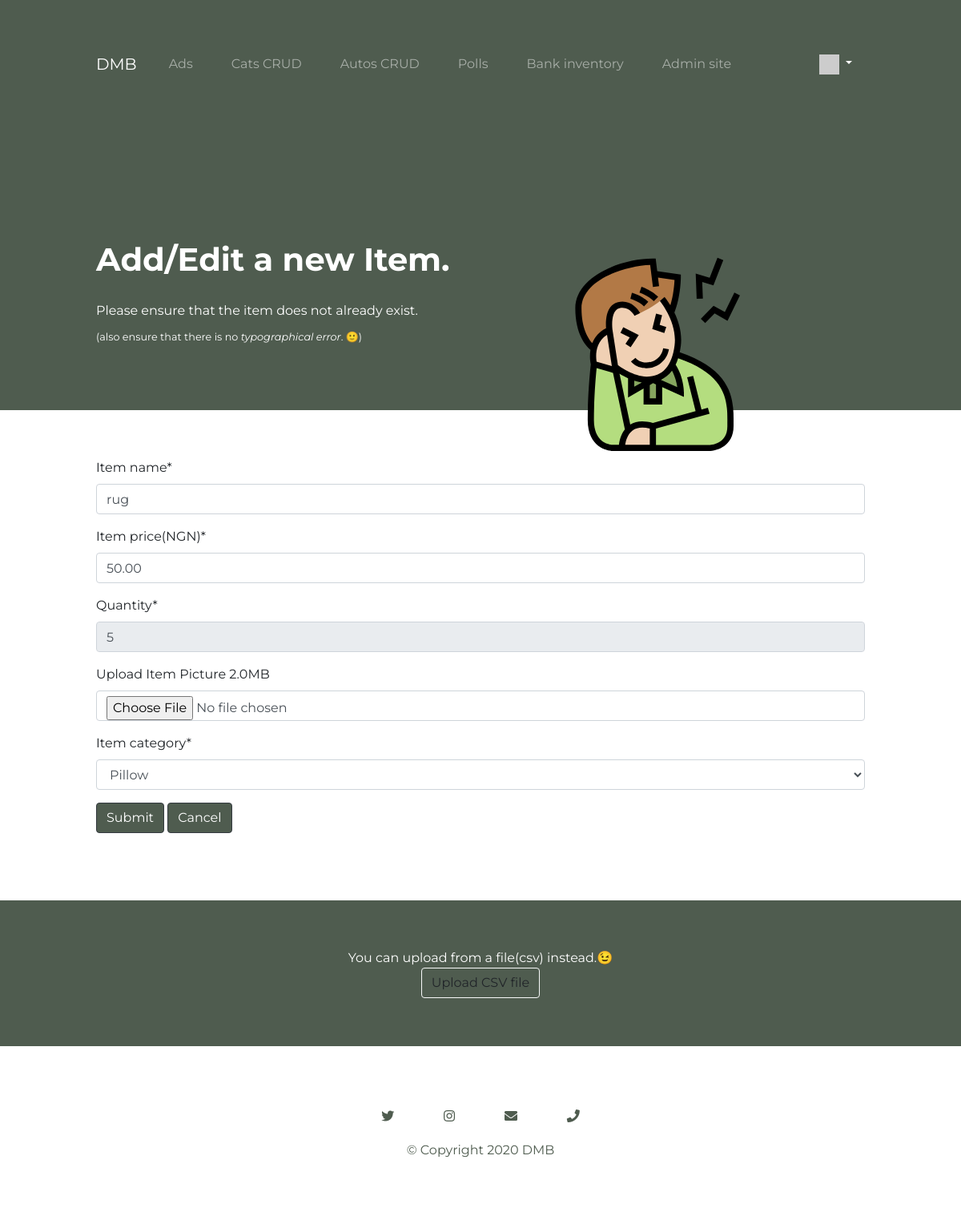
/bank/item/19/update (signed in), run on an earlier commit of the app's database.
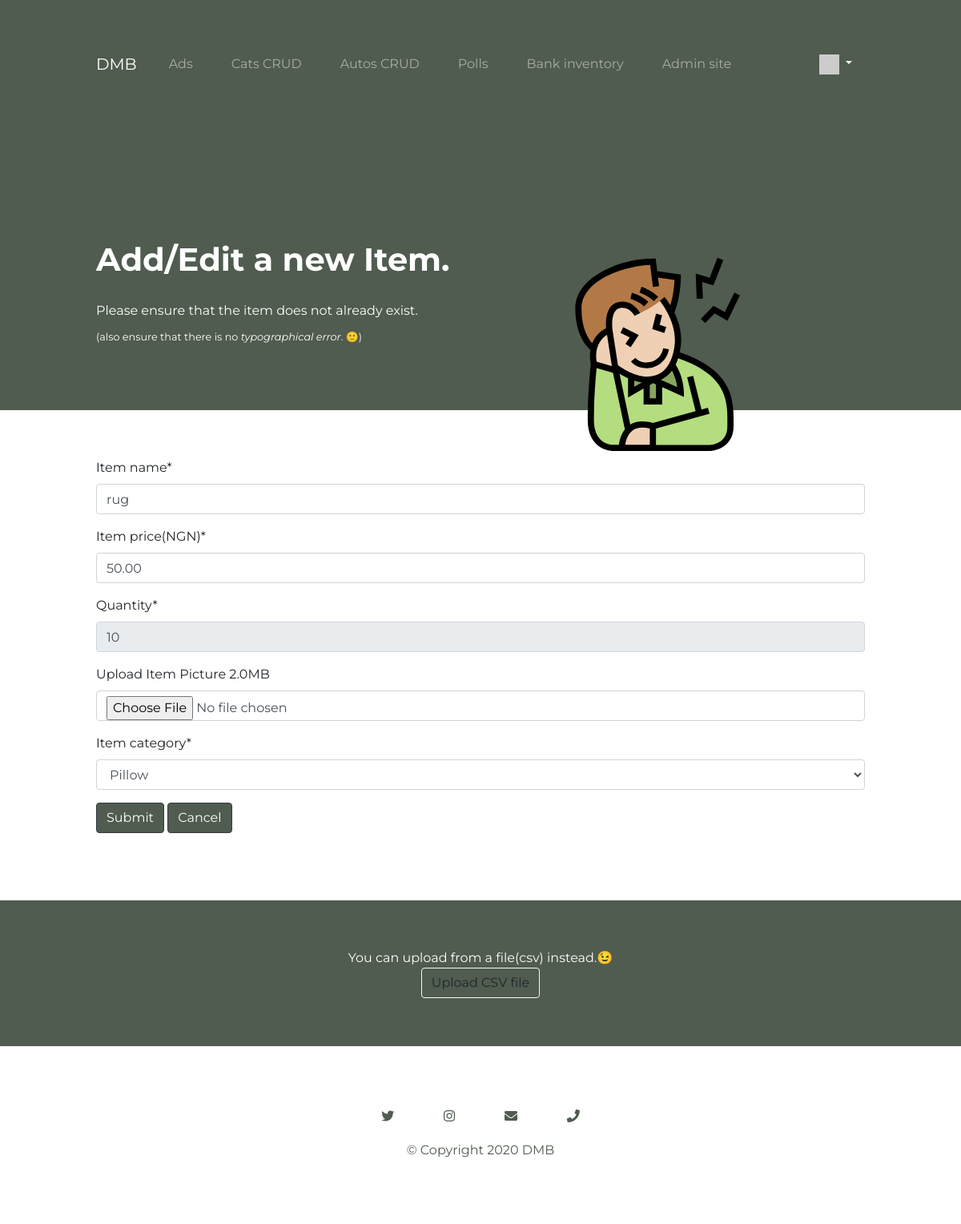
And on a later commit of the database.
### bank/models.py (models this page shows, shortened)
class Item(models.Model):
    name = models.CharField(
        max_length=200,
        unique = True,
        validators=[MinLengthValidator(2,'Item name must be greater than one character')])
    price = models.DecimalField(max_digits=12, decimal_places=2, null=True)
    quantity = models.PositiveIntegerField(null=True)
    total_price = models.DecimalField(max_digits=15, decimal_places=2, null=True)
    created_at = models.DateTimeField(auto_now_add=True)
    updated_at = models.DateTimeField(auto_now=True)
    picture = models.BinaryField(null=True, blank=True, editable=True)
    content_type = models.CharField(max_length=256, null=True, blank=True,
    help_text='The MIMEType of the file')
    category = models.ForeignKey('Category', on_delete=models.CASCADE, null=True, related_name='item_category')

class Category(models.Model):
    name = models.CharField(
        max_length=200,
        validators= [MinLengthValidator(3, 'Category name must be greater than two characters')]
        )
    def __str__(self):
        return self.name

### bank/views.py (the view, shortened to what this page needs)
# urls.py: path('item/<int:pk>/update', views.ItemUpdateView.as_view(), name = 'item_update'),
class ItemUpdateView(OwnerUpdateView):
    template_name = 'bank/item_form.html'
    success_url = reverse_lazy('bank:item_list')
    def get(self, request, pk):
        item = get_object_or_404(Item, id = pk)
        form = PictureForm(instance=item)
        form.fields['quantity'].widget.attrs['readonly'] = True
        ctx = {'form': form}
        return render(request, self.template_name, ctx)

### bank/forms.py (shortened to what this page needs)
class PictureForm(ModelForm):
    max_upload_limit = 2*1024*1024
    max_upload_limit_text = naturalsize(max_upload_limit)
    picture = FileField(required=False, label='Upload Item Picture '+max_upload_limit_text)
    upload_file_name = 'picture'
    class Meta:
        model = Item
        fields = ['name', 'price', 'quantity', 'picture', 'category']
        labels = {'name': 'Item name', 'price':'Item price(NGN)', 'category':'Item category'}

### home/context_processors.py (called while the page is built)
def settings(request):
    return {
        'settings': django_settings,
    }

### home/templatetags/app_tags.py (called while the page is built)
@register.filter(name='gravatar')
def gravatar(user, size=35):
    email = str(user.email.strip().lower()).encode('utf-8')
    email_hash = md5(email).hexdigest()
    url = "//www.gravatar.com/avatar/{0}?s={1}&d=identicon&r=PG"
    return url.format(email_hash, size)

### bank/templates/bank/item_form.html (shortened to what this page needs)
{% extends "base_menu.html" %}
{% load crispy_forms_tags %}
{% load static %}
{% block content %}
<div class="container-fluid colored-section">
    <div class="row">
      <div class="col-lg-6">
        <h1 class="section-heading">Add/Edit a new Item.</h1>
        <p>Please ensure that the item does not already exist.<br>
        <small>(also ensure that there is no <em>typographical error</em>. 🙂)</small></p>
      </div>
      <div class="col-lg-6">
        <img class="title-image" src="{% static "home/SVG/unsad2.svg" %}">
      </div>
    </div>
</div>
<div class="container-fluid">
    <form action="" method="POST" id="upload_form" enctype="multipart/form-data">
        {{ form|crispy }}
        <button class="btn btn-md btn-dark" type="submit">Submit</button>
        <button class="btn btn-md btn-dark" type="button" onclick="window.location.href='{% url 'bank:item_list' %}'; return false">Cancel</button>
        </form>
</div>
<br>
<div class="container-fluid colored-section home">
    You can upload from a file(csv) instead.😉<br>
    <button class="btn btn-md btn-light" onclick="window.location.href='{% url 'bank:item_create_file' %}'; return false;">Upload CSV file</button>
</div>
{% endblock %}

What changed in the data, as far as the page shows it:
changed Item "Pillow": quantity "5" → "10"
